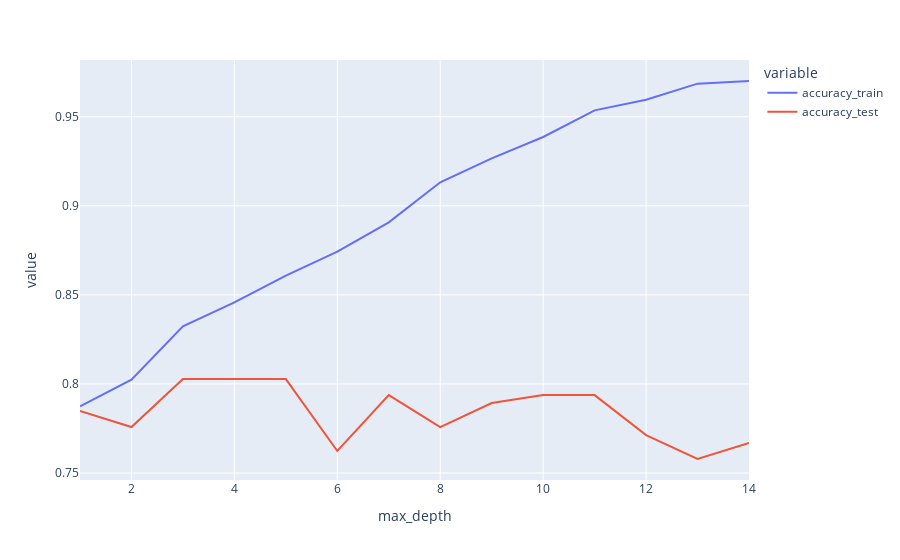

Notebook code cell kept with this figure:
### Code cell
accuracy_results = []

for i in range(1, 15, 1):
    model = model = DecisionTreeClassifier(max_depth=i)
    model.fit(X_train,y_train)
    y_pred_train = model.predict(X_train)
    y_pred_test = model.predict(X_test)
    accuracy_train = np.mean(y_pred_train == y_train)
    accuracy_test = np.mean(y_pred_test == y_test)
    accuracy_results.append({'accuracy_train': accuracy_train, 'accuracy_test': accuracy_test, 'max_depth': i})

px.line(pd.DataFrame(accuracy_results).melt(id_vars='max_depth'),
        x='max_depth', y='value', color='variable')

### Figure 1 — Plotly figure (JSON) as saved in the notebook; plotly's stock layout.template omitted (floating-point values rounded to 4 significant figures)
{"data": [{"hovertemplate": "variable=accuracy_train<br>max_depth=%{x}<br>value=%{y}<extra></extra>", "legendgroup": "accuracy_train", "line": {"color": "#636efa", "dash": "solid"}, "marker": {"symbol": "circle"}, "mode": "lines", "name": "accuracy_train", "orientation": "v", "showlegend": true, "type": "scatter", "x": [1, 2, 3, 4, 5, 6, 7, 8, 9, 10, 11, 12, 13, 14], "xaxis": "x", "y": [0.7874, 0.8024, 0.8323, 0.8458, 0.8608, 0.8743, 0.8907, 0.9132, 0.9266, 0.9386, 0.9536, 0.9596, 0.9686, 0.9701], "yaxis": "y"}, {"hovertemplate": "variable=accuracy_test<br>max_depth=%{x}<br>value=%{y}<extra></extra>", "legendgroup": "accuracy_test", "line": {"color": "#EF553B", "dash": "solid"}, "marker": {"symbol": "circle"}, "mode": "lines", "name": "accuracy_test", "orientation": "v", "showlegend": true, "type": "scatter", "x": [1, 2, 3, 4, 5, 6, 7, 8, 9, 10, 11, 12, 13, 14], "xaxis": "x", "y": [0.7848, 0.7758, 0.8027, 0.8027, 0.8027, 0.7623, 0.7937, 0.7758, 0.7892, 0.7937, 0.7937, 0.7713, 0.7578, 0.7668], "yaxis": "y"}], "layout": {"legend": {"title": {"text": "variable"}, "tracegroupgap": 0}, "margin": {"t": 60}, "xaxis": {"anchor": "y", "domain": [0, 1], "title": {"text": "max_depth"}}, "yaxis": {"anchor": "x", "domain": [0, 1], "title": {"text": "value"}}}}
